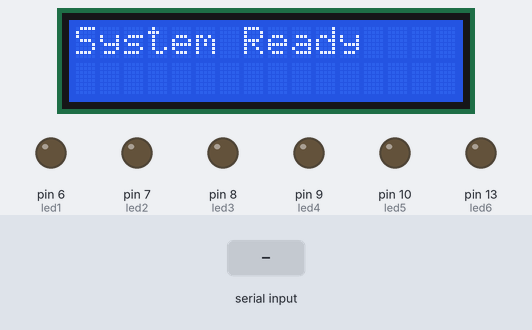
Recording of a sketch running on a simulated Arduino Uno, built with avr-gcc and run on an emulated ATmega328P. Parts: 16×2 character LCD, output pins drawn as LEDs (lit = HIGH). Inputs (shaded band) come from the test bench.

Above: at 1.2 s.
1.3 s: "S\n" received over Serial
At 1.97 s:
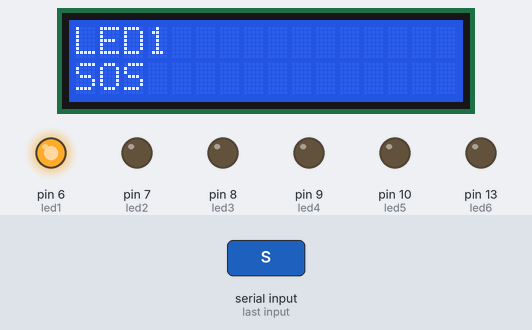
3.0 s: "2\n" received over Serial
At 4.9 s:
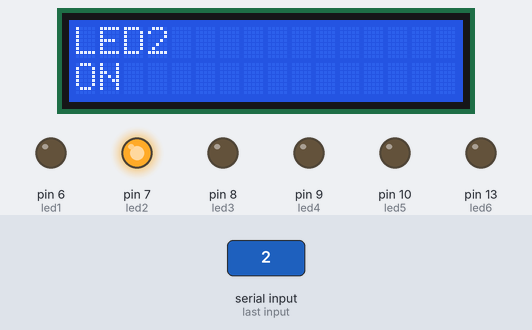
5.2 s: "A90\n" received over Serial
At 6.1 s:
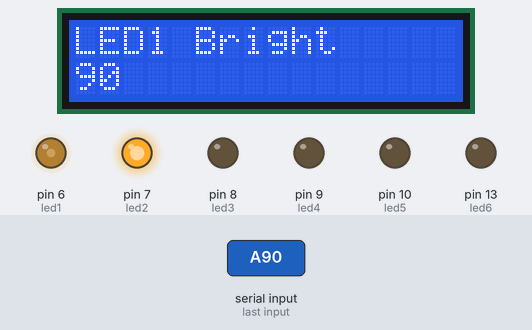
6.7 s: "b\n" received over Serial
At 7.1 s:
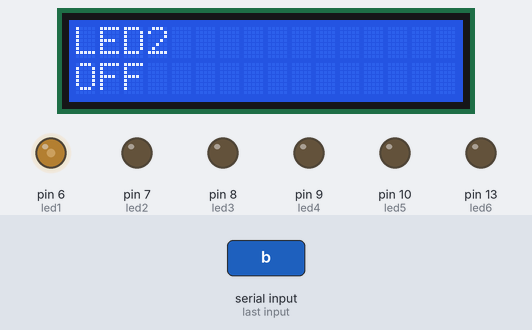
8.2 s: "H\n" received over Serial
At 9.01 s:
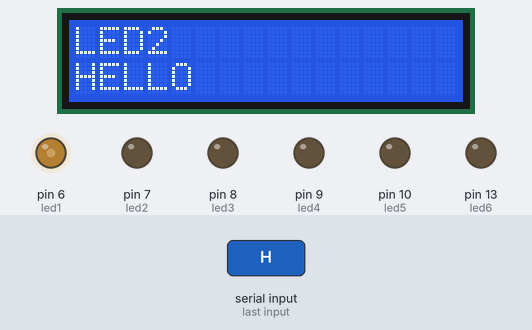
Timing chart, 0 to 10.9 s (numbered marks = the images above; inputs shaded):
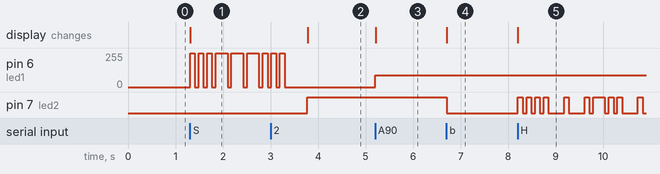

Measured:
- after the input at 1.3 s, pin 6 (led1): goes 3 × (255/255 0.10 s, 0/255 0.08 s), 3 × (255/255 0.25 s, 0/255 0.08 s), 255/255 0.10 s, then 0/255, starting at once; the display: changes at once (image 1)
- after the input at 3.0 s, pin 7 (led2): LOW → HIGH after 0.78 s; the display: changes after 0.78 s (image 2)
- after the input at 5.2 s, pin 6 (led1): 0/255 → 90/255 at once; the display: changes at once (image 3)
- after the input at 6.7 s, pin 7 (led2): HIGH → LOW at once; the display: changes at once (image 4)
- after the input at 8.2 s, the display: changes at once (image 5)

The sketch:

Arduino_Bluetooth_LED_Control.ino.ino
```cpp
#include <LiquidCrystal.h>
LiquidCrystal lcd(12, 11, 5, 4, 3, 2);

// ---------------- LED Pins ----------------
int led1 = 6;
int led2 = 7;
int led3 = 8;
int led4 = 9;
int led5 = 10;
int led6 = 13;

// ---------------- Queue ----------------
String cmdQueue[20];
int head = 0;
int tail = 0;

// ---------------- Morse Arrays ----------------
const char* helloCode[]  = {"....", ".", ".-..", ".-..", "---"};
const char* okCode[]     = {"---", "-.-"};
const char* alertCode[]  = {".-", ".-..", ".", ".-.", "-"};
const char* dangerCode[] = {"-..", ".-", "-.", "--.", ".", ".-."};
const char* clearCode[]  = {"-.-.", ".-..", ".", ".-", ".-."};

// ==================================================
// SETUP
// ==================================================
void setup() {
  pinMode(led1, OUTPUT);
  pinMode(led2, OUTPUT);
  pinMode(led3, OUTPUT);
  pinMode(led4, OUTPUT);
  pinMode(led5, OUTPUT);
  pinMode(led6, OUTPUT);

  Serial.begin(9600);
  Serial.setTimeout(20);

  lcd.begin(16, 2);
  showMsg("System Ready", "");
}

// ==================================================
// LOOP
// ==================================================
void loop() {

  // Read incoming command and add to queue
  if (Serial.available()) {
    String data = Serial.readStringUntil('\n');
    data.trim();

    if (data.length() > 0) {
      enqueue(data);
    }
  }

  // Execute one queued command
  if (!isQueueEmpty()) {
    String cmd = dequeue();
    executeCommand(cmd);
  }
}

// ==================================================
// QUEUE FUNCTIONS
// ==================================================
bool isQueueEmpty() {
  return head == tail;
}

bool isQueueFull() {
  return ((tail + 1) % 20) == head;
}

void enqueue(String cmd) {
  if (!isQueueFull()) {
    cmdQueue[tail] = cmd;
    tail = (tail + 1) % 20;
  } else {
    showMsg("Queue Full", "");
  }
}

String dequeue() {
  if (!isQueueEmpty()) {
    String cmd = cmdQueue[head];
    head = (head + 1) % 20;
    return cmd;
  }
  return "";
}

// ==================================================
// COMMAND EXECUTION
// ==================================================
void executeCommand(String data) {

  // LED1
  if (data == "1") { digitalWrite(led1, HIGH); showMsg("LED1", "ON"); }
  else if (data == "a") { digitalWrite(led1, LOW); showMsg("LED1", "OFF"); }
  else if (data == "S") { showMsg("LED1", "SOS"); sendPattern(led1, "...---..."); }

  // LED2
  else if (data == "2") { digitalWrite(led2, HIGH); showMsg("LED2", "ON"); }
  else if (data == "b") { digitalWrite(led2, LOW); showMsg("LED2", "OFF"); }
  else if (data == "H") { showMsg("LED2", "HELLO"); sendLetters(led2, helloCode, 5); }

  // LED3
  else if (data == "3") { digitalWrite(led3, HIGH); showMsg("LED3", "ON"); }
  else if (data == "c") { digitalWrite(led3, LOW); showMsg("LED3", "OFF"); }
  else if (data == "O") { showMsg("LED3", "OK"); sendLetters(led3, okCode, 2); }

  // LED4
  else if (data == "4") { digitalWrite(led4, HIGH); showMsg("LED4", "ON"); }
  else if (data == "d") { digitalWrite(led4, LOW); showMsg("LED4", "OFF"); }
  else if (data == "Z") { showMsg("LED4", "ALERT"); sendLetters(led4, alertCode, 5); }

  // LED5
  else if (data == "5") { digitalWrite(led5, HIGH); showMsg("LED5", "ON"); }
  else if (data == "e") { digitalWrite(led5, LOW); showMsg("LED5", "OFF"); }
  else if (data == "Y") { showMsg("LED5", "DANGER"); sendLetters(led5, dangerCode, 6); }

  // LED6
  else if (data == "6") { digitalWrite(led6, HIGH); showMsg("LED6", "ON"); }
  else if (data == "f") { digitalWrite(led6, LOW); showMsg("LED6", "OFF"); }
  else if (data == "X") { showMsg("LED6", "CLEAR"); sendLetters(led6, clearCode, 5); }

  // STATUS
  else if (data == "STATUS") {
    lcd.clear();
    lcd.print("1:");
    lcd.print(digitalRead(led1));
    lcd.print(" 2:");
    lcd.print(digitalRead(led2));
    lcd.print(" 3:");
    lcd.print(digitalRead(led3));

    lcd.setCursor(0, 1);
    lcd.print("4:");
    lcd.print(digitalRead(led4));
    lcd.print(" 5:");
    lcd.print(digitalRead(led5));
    lcd.print(" 6:");
    lcd.print(digitalRead(led6));
  }

  // Custom Text
  else if (data.startsWith("T:")) {
    showMsg("Message", data.substring(2));
  }
// BRIGHTNESS SLIDER COMMANDS
  else if (data.startsWith("A")) {
    int value = constrain(data.substring(1).toInt(), 0, 255);
    analogWrite(led1, value);
    showMsg("LED1 Bright", String(value));
  }

  else if (data.startsWith("B")) {
    int value = constrain(data.substring(1).toInt(), 0, 255);
    analogWrite(led2, value);
    showMsg("LED2 Bright", String(value));
  }

  else if (data.startsWith("C")) {
    int value = constrain(data.substring(1).toInt(), 0, 255);
    analogWrite(led3, value);
    showMsg("LED3 Bright", String(value));
  }

  else if (data.startsWith("D")) {
    int value = constrain(data.substring(1).toInt(), 0, 255);
    analogWrite(led4, value);
    showMsg("LED4 Bright", String(value));
  }

  else if (data.startsWith("E")) {
    int value = constrain(data.substring(1).toInt(), 0, 255);
    analogWrite(led5, value);
    showMsg("LED5 Bright", String(value));
  }

  else if (data.startsWith("F")) {
    int value = constrain(data.substring(1).toInt(), 0, 255);
    analogWrite(led6, value);
    showMsg("LED6 Bright", String(value));
  }
  else {
    showMsg("Unknown Cmd", data);
  }
}

// ==================================================
// LCD FUNCTIONS
// ==================================================
void showMsg(String line1, String line2) {
  lcd.clear();

  if (line1.length() <= 16) {
    lcd.setCursor(0, 0);
    lcd.print(line1);
  } else {
    scrollLine(line1, 0);
  }

  if (line2.length() <= 16) {
    lcd.setCursor(0, 1);
    lcd.print(line2);
  } else {
    scrollLine(line2, 1);
  }
}

void scrollLine(String text, int row) {
  String space = "                ";
  String msg = space + text + space;

  for (int i = 0; i <= msg.length() - 16; i++) {
    lcd.setCursor(0, row);
    lcd.print(msg.substring(i, i + 16));
    delay(200);
  }
}

// ==================================================
// MORSE FUNCTIONS
// ==================================================
void dot(int pin) {
  digitalWrite(pin, HIGH);
  delay(100);
  digitalWrite(pin, LOW);
  delay(80);
}

void dash(int pin) {
  digitalWrite(pin, HIGH);
  delay(250);
  digitalWrite(pin, LOW);
  delay(80);
}

void sendPattern(int pin, String pattern) {
  for (int i = 0; i < pattern.length(); i++) {
    if (pattern[i] == '.') dot(pin);
    else if (pattern[i] == '-') dash(pin);
  }
  delay(400);
}

void sendLetters(int pin, const char* letters[], int count) {
  for (int i = 0; i < count; i++) {
    String p = letters[i];

    for (int j = 0; j < p.length(); j++) {
      if (p[j] == '.') dot(pin);
      else if (p[j] == '-') dash(pin);
    }

    delay(250);
  }
}
```
